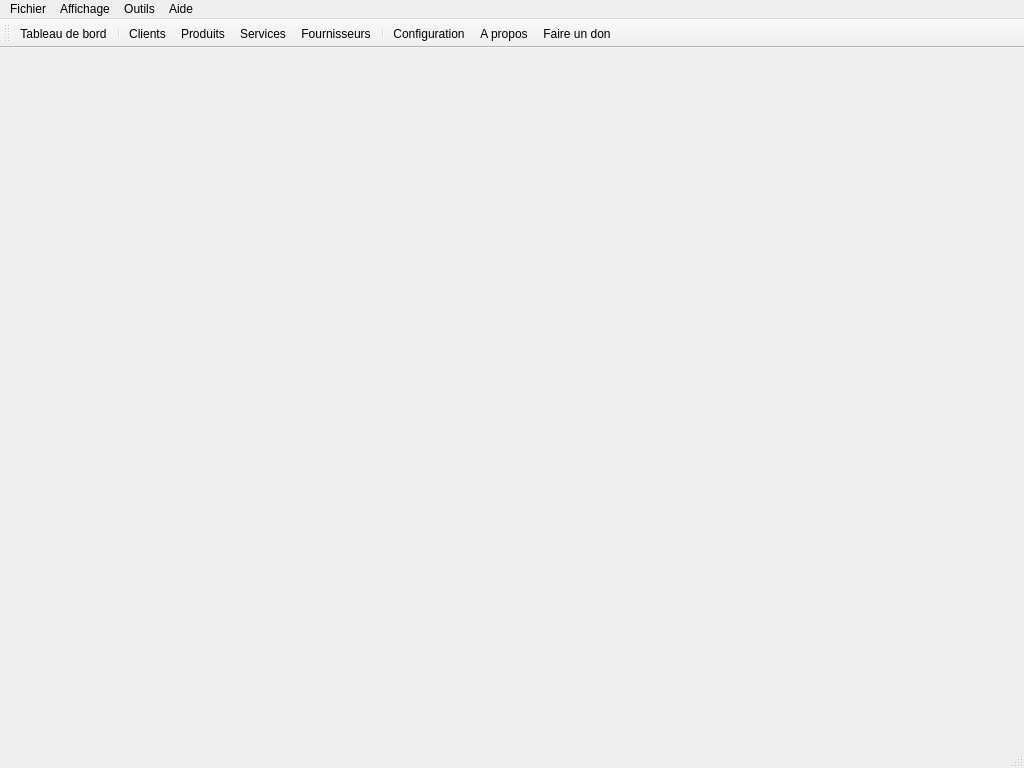
<?xml version="1.0" encoding="UTF-8"?>
<ui version="4.0">
 <class>MainWindow</class>
 <widget class="QMainWindow" name="MainWindow">
  <property name="geometry">
   <rect>
    <x>0</x>
    <y>0</y>
    <width>1024</width>
    <height>768</height>
   </rect>
  </property>
  <property name="sizePolicy">
   <sizepolicy hsizetype="Maximum" vsizetype="Maximum">
    <horstretch>0</horstretch>
    <verstretch>0</verstretch>
   </sizepolicy>
  </property>
  <property name="minimumSize">
   <size>
    <width>1024</width>
    <height>768</height>
   </size>
  </property>
  <property name="windowTitle">
   <string>mcercle</string>
  </property>
  <property name="windowIcon">
   <iconset resource="../ressources.qrc">
    <normaloff>:/app/logo</normaloff>:/app/logo</iconset>
  </property>
  <property name="animated">
   <bool>false</bool>
  </property>
  <property name="tabShape">
   <enum>QTabWidget::Rounded</enum>
  </property>
  <widget class="QWidget" name="centralWidget">
   <layout class="QHBoxLayout" name="horizontalLayout">
    <item>
     <layout class="QVBoxLayout" name="verticalLayout"/>
    </item>
   </layout>
  </widget>
  <widget class="QMenuBar" name="menuBar">
   <property name="geometry">
    <rect>
     <x>0</x>
     <y>0</y>
     <width>1024</width>
     <height>21</height>
    </rect>
   </property>
   <widget class="QMenu" name="menuFichier">
    <property name="title">
     <string>Fichier</string>
    </property>
    <addaction name="actionSauvegarder_la_base_de_donn_es_sous"/>
    <addaction name="separator"/>
    <addaction name="actionQuitter"/>
   </widget>
   <widget class="QMenu" name="menuAide">
    <property name="title">
     <string>Aide</string>
    </property>
    <addaction name="actionSignaler_un_bug"/>
    <addaction name="actionA_propos"/>
    <addaction name="actionA_propos_de_Qt"/>
   </widget>
   <widget class="QMenu" name="menuAffichage">
    <property name="title">
     <string>Affichage</string>
    </property>
    <addaction name="actionTableau_de_bord"/>
    <addaction name="actionClients"/>
    <addaction name="actionProduits"/>
    <addaction name="actionServices_common"/>
    <addaction name="actionActionProvider"/>
   </widget>
   <widget class="QMenu" name="menuOutils">
    <property name="title">
     <string>Outils</string>
    </property>
    <widget class="QMenu" name="menuExporter">
     <property name="title">
      <string>Exporter</string>
     </property>
     <addaction name="actionClients_ex"/>
     <addaction name="actionProduits_ex"/>
     <addaction name="actionServices_ex"/>
     <addaction name="actionFournisseur_ex"/>
    </widget>
    <widget class="QMenu" name="menuImporter">
     <property name="title">
      <string>Importer</string>
     </property>
     <addaction name="actionClients_imp"/>
    </widget>
    <addaction name="actionLivres_des_Recettes"/>
    <addaction name="menuExporter"/>
    <addaction name="menuImporter"/>
    <addaction name="separator"/>
    <addaction name="actionConfiguration"/>
   </widget>
   <addaction name="menuFichier"/>
   <addaction name="menuAffichage"/>
   <addaction name="menuOutils"/>
   <addaction name="menuAide"/>
  </widget>
  <widget class="QToolBar" name="mainToolBar">
   <property name="layoutDirection">
    <enum>Qt::LeftToRight</enum>
   </property>
   <property name="movable">
    <bool>true</bool>
   </property>
   <property name="allowedAreas">
    <set>Qt::AllToolBarAreas</set>
   </property>
   <property name="iconSize">
    <size>
     <width>32</width>
     <height>32</height>
    </size>
   </property>
   <property name="toolButtonStyle">
    <enum>Qt::ToolButtonTextBesideIcon</enum>
   </property>
   <attribute name="toolBarArea">
    <enum>TopToolBarArea</enum>
   </attribute>
   <attribute name="toolBarBreak">
    <bool>false</bool>
   </attribute>
   <addaction name="actionTableau_de_bord"/>
   <addaction name="separator"/>
   <addaction name="actionClients"/>
   <addaction name="actionProduits"/>
   <addaction name="actionServices_common"/>
   <addaction name="actionActionProvider"/>
   <addaction name="separator"/>
   <addaction name="actionConfiguration"/>
   <addaction name="actionA_propos"/>
   <addaction name="action"/>
  </widget>
  <widget class="QStatusBar" name="statusBar"/>
  <action name="actionQuitter">
   <property name="icon">
    <iconset resource="../ressources.qrc">
     <normaloff>:/app/quit</normaloff>:/app/quit</iconset>
   </property>
   <property name="text">
    <string>Quitter</string>
   </property>
   <property name="visible">
    <bool>true</bool>
   </property>
  </action>
  <action name="actionA_propos">
   <property name="icon">
    <iconset resource="../ressources.qrc">
     <normaloff>:/app/help</normaloff>:/app/help</iconset>
   </property>
   <property name="text">
    <string>A propos</string>
   </property>
  </action>
  <action name="actionA_propos_de_Qt">
   <property name="icon">
    <iconset resource="../ressources.qrc">
     <normaloff>:/app/AboutQt</normaloff>:/app/AboutQt</iconset>
   </property>
   <property name="text">
    <string>A propos de Qt</string>
   </property>
  </action>
  <action name="actionTableau_de_bord">
   <property name="icon">
    <iconset resource="../ressources.qrc">
     <normaloff>:/app/board</normaloff>:/app/board</iconset>
   </property>
   <property name="text">
    <string>Tableau de bord</string>
   </property>
   <property name="visible">
    <bool>true</bool>
   </property>
  </action>
  <action name="actionClients">
   <property name="icon">
    <iconset resource="../ressources.qrc">
     <normaloff>:/app/customers</normaloff>:/app/customers</iconset>
   </property>
   <property name="text">
    <string>Clients</string>
   </property>
  </action>
  <action name="actionProduits">
   <property name="icon">
    <iconset resource="../ressources.qrc">
     <normaloff>:/app/products</normaloff>:/app/products</iconset>
   </property>
   <property name="text">
    <string>Produits</string>
   </property>
  </action>
  <action name="actionSauvegarder">
   <property name="text">
    <string>Sauvegarder</string>
   </property>
  </action>
  <action name="actionDevis">
   <property name="text">
    <string>Devis</string>
   </property>
  </action>
  <action name="actionFactures">
   <property name="text">
    <string>Factures</string>
   </property>
  </action>
  <action name="actionCaisse">
   <property name="icon">
    <iconset>
     <normaloff>:/app/venteComptoire</normaloff>:/app/venteComptoire</iconset>
   </property>
   <property name="text">
    <string>Caisse</string>
   </property>
   <property name="toolTip">
    <string>Caisse</string>
   </property>
  </action>
  <action name="actionFaire_un_mailing">
   <property name="text">
    <string>Faire un mailing</string>
   </property>
  </action>
  <action name="actionCr_er_un_bon_cadeau">
   <property name="text">
    <string>Créer un bon cadeau</string>
   </property>
  </action>
  <action name="actionConfiguration">
   <property name="icon">
    <iconset resource="../ressources.qrc">
     <normaloff>:/app/preference</normaloff>:/app/preference</iconset>
   </property>
   <property name="text">
    <string>Configuration</string>
   </property>
  </action>
  <action name="actionActionProvider">
   <property name="icon">
    <iconset resource="../ressources.qrc">
     <normaloff>:/app/providers</normaloff>:/app/providers</iconset>
   </property>
   <property name="text">
    <string>Fournisseurs</string>
   </property>
   <property name="toolTip">
    <string>Fournisseurs</string>
   </property>
  </action>
  <action name="actionDebug_Add">
   <property name="text">
    <string>DEBUG: Ajoute des clients</string>
   </property>
  </action>
  <action name="actionDebug_prod">
   <property name="text">
    <string>DEBUG: Ajoute des produits</string>
   </property>
  </action>
  <action name="actionImporter_depuis_un_fichier_cvs">
   <property name="text">
    <string>Importer depuis un fichier cvs</string>
   </property>
  </action>
  <action name="actionExporter_vers_un_fichier_cvs">
   <property name="text">
    <string>Exporter vers un fichier cvs</string>
   </property>
  </action>
  <action name="actionLivres_des_Recettes">
   <property name="icon">
    <iconset>
     <normaloff>:/app/venteComptoire</normaloff>:/app/venteComptoire</iconset>
   </property>
   <property name="text">
    <string>Livres des Recettes</string>
   </property>
  </action>
  <action name="actionSauvegarder_la_base_de_donn_es_sous">
   <property name="icon">
    <iconset resource="../ressources.qrc">
     <normaloff>:/app/save_as</normaloff>:/app/save_as</iconset>
   </property>
   <property name="text">
    <string>Sauvegarder</string>
   </property>
   <property name="toolTip">
    <string>Sauvegarder la base de donnees sous</string>
   </property>
  </action>
  <action name="actionServices_common">
   <property name="icon">
    <iconset resource="../ressources.qrc">
     <normaloff>:/app/services</normaloff>:/app/services</iconset>
   </property>
   <property name="text">
    <string>Services</string>
   </property>
  </action>
  <action name="actionOuvrir_BddDir">
   <property name="text">
    <string>Ouvrir le dossier où se trouve la base de données</string>
   </property>
  </action>
  <action name="action">
   <property name="icon">
    <iconset resource="../ressources.qrc">
     <normaloff>:/app/don1</normaloff>:/app/don1</iconset>
   </property>
   <property name="text">
    <string>Faire un don</string>
   </property>
   <property name="iconText">
    <string>Faire un don</string>
   </property>
   <property name="toolTip">
    <string>&lt;html&gt;&lt;head/&gt;&lt;body&gt;&lt;p align=&quot;center&quot;&gt;&lt;span style=&quot; font-size:9pt;&quot;&gt;mcercle vous aide dans votre activit&amp;eacute;.&lt;/span&gt;&lt;/p&gt;&lt;p align=&quot;center&quot;&gt;&lt;span style=&quot; font-size:9pt; font-weight:600; color:#815a0c;&quot;&gt;Aidez moi &amp;agrave; continuer en faisant un don.&lt;/span&gt;&lt;/p&gt;&lt;p align=&quot;center&quot;&gt;&lt;span style=&quot; font-size:12pt; font-weight:600; color:#815a0c;&quot;&gt;MERCI&lt;/span&gt;&lt;/p&gt;&lt;/body&gt;&lt;/html&gt;</string>
   </property>
  </action>
  <action name="actionClients_ex">
   <property name="text">
    <string>Clients</string>
   </property>
  </action>
  <action name="actionClients_imp">
   <property name="text">
    <string>Clients</string>
   </property>
  </action>
  <action name="actionProduits_ex">
   <property name="text">
    <string>Produits</string>
   </property>
  </action>
  <action name="actionServices_ex">
   <property name="text">
    <string>Services</string>
   </property>
  </action>
  <action name="actionFournisseur_ex">
   <property name="text">
    <string>Fournisseur</string>
   </property>
  </action>
  <action name="actionSignaler_un_bug">
   <property name="icon">
    <iconset resource="../ressources.qrc">
     <normaloff>:/app/bug</normaloff>:/app/bug</iconset>
   </property>
   <property name="text">
    <string>Signaler un bug</string>
   </property>
  </action>
 </widget>
 <layoutdefault spacing="6" margin="11"/>
 <resources>
  <include location="../ressources.qrc"/>
 </resources>
 <connections/>
</ui>
